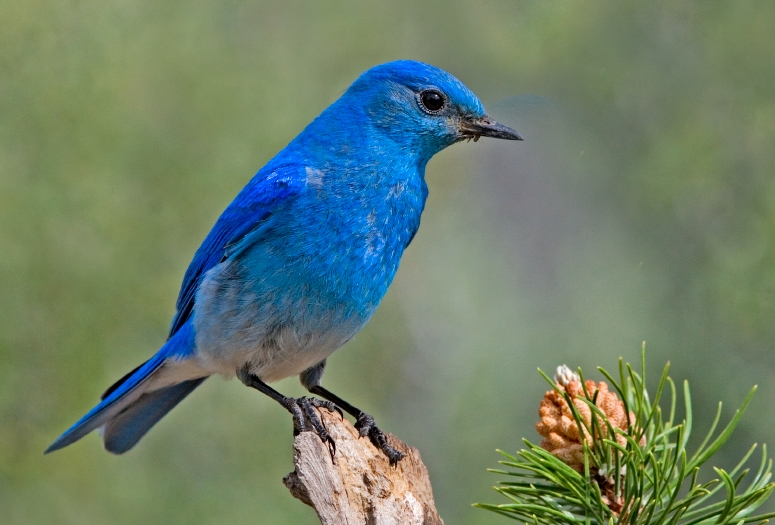
#> input picture HybridTree/sbd_new/pyimgsaliency/bird.jpg, 775 x 525 px
$ python -i sbd.py   (imports and definitions only)
#> lines starting #> are read from the running program, lines starting #| are printed output that depends on the picture; after the words box and inside, x2 and y2 are one past the last pixel; in counts of white or black regions, pixels touching at a corner belong together
#> further down, picture is the input picture: shape (525, 775, 3); mean B, G, R 106.5, 127, 108.5
#Import OpenCv library
from cv2 import *
import cv2
import numpy as np
import pprint
import sys
import os
import glob
import pyimgsaliency as psal
import matplotlib.cm as cm
from pathlib import Path

blk_size = 16
def first_img_blk_mean_arr(frame):
    blk_mean_arr = edge_detector(frame)
    return blk_mean_arr

def edge_detector(ref):
    gray = cv2.cvtColor(ref, cv2.COLOR_BGR2GRAY)
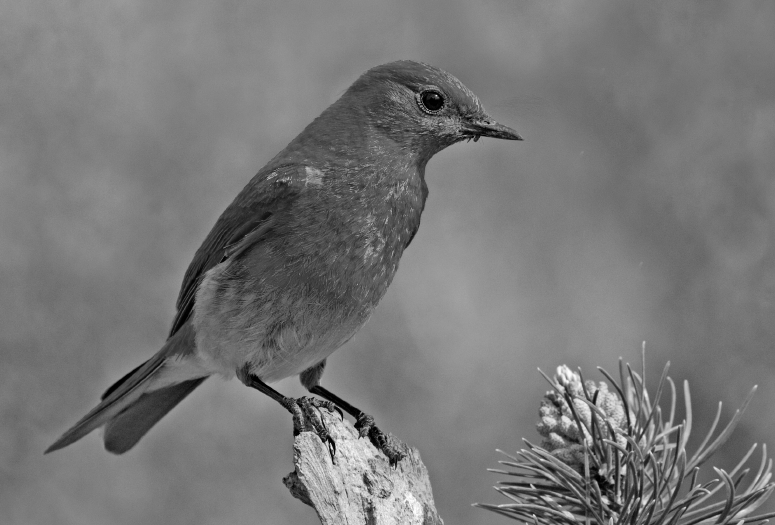
#> gray: shape (525, 775); min 0, max 254, mean 119.2
    gray = cv2.GaussianBlur(gray, (3,3), 0)
    high_thresh, thresh_im = cv2.threshold(gray, 0, 255, cv2.THRESH_OTSU)
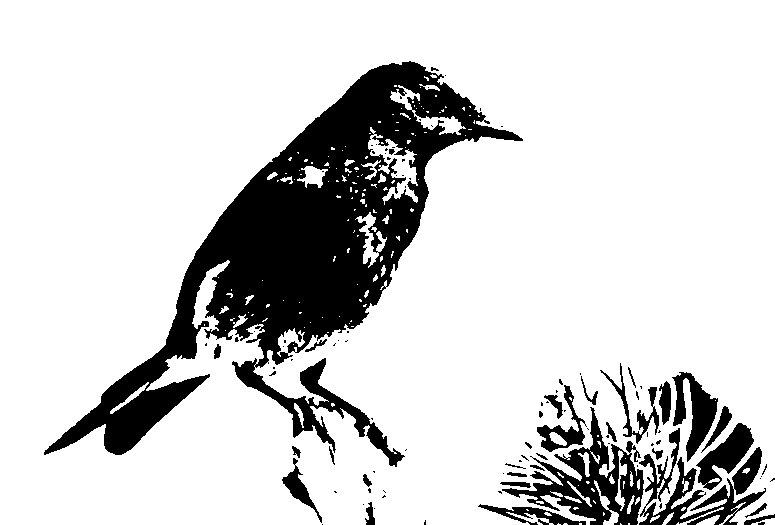
#> thresh_im: shape (525, 775); 82.6% white; 102 black regions (70 under 20 px), largest, box (x1, y1, x2, y2) and area: (44, 61, 523, 467) 52562, (502, 407, 644, 525) 5296, (639, 428, 766, 525) 3791
#> high_thresh = 101
    lowThresh = 0.2*high_thresh
#> lowThresh = 20.2
    edges = cv2.Canny(gray,lowThresh,high_thresh)
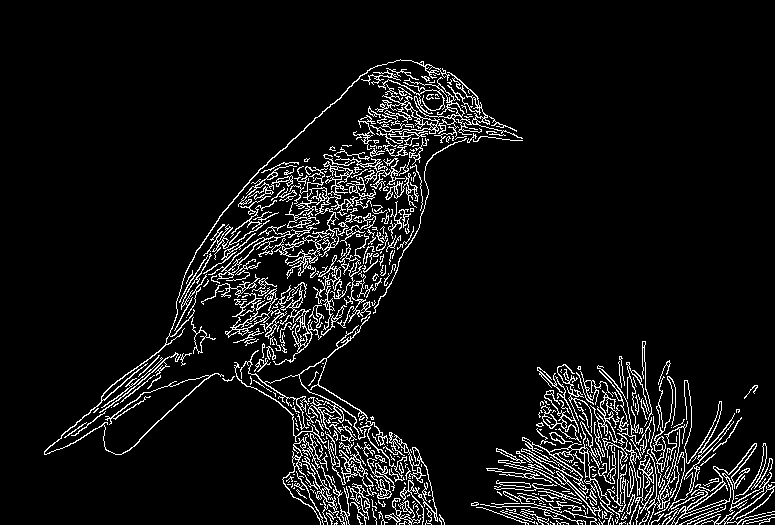
#> edges: shape (525, 775); 7.3% white in thin lines or dots, all inside (x1, y1, x2, y2) = (44, 59, 775, 525)

    mat = np.matrix(edges)/255
    h = mat.shape[0]
#> h = 525
    w = mat.shape[1]
#> w = 775
    blk_mean_arr = []
    for i in range(0,h,blk_size):
        for j in range(0,w,blk_size):
            blk_mean = mat[i:i+blk_size,j:j+blk_size].mean()
            blk_mean_arr.append(blk_mean)
#> after the loop, blk_mean_arr = 1617 values, max 0.41 at index 513, min 0 at index 0, mean 0.0731
    return blk_mean_arr

# [223 lines left out: functions edge_diff, cal_edge_diff2, cal_edge_diff2, sliding_window, zero_runs, not called in this run]


# [9 lines not run here, left out]

>>> import cv2
>>> picture = cv2.imread('pyimgsaliency/bird.jpg')
>>> result = first_img_blk_mean_arr(picture)
#> result has the same summary as blk_mean_arr in edge_detector
